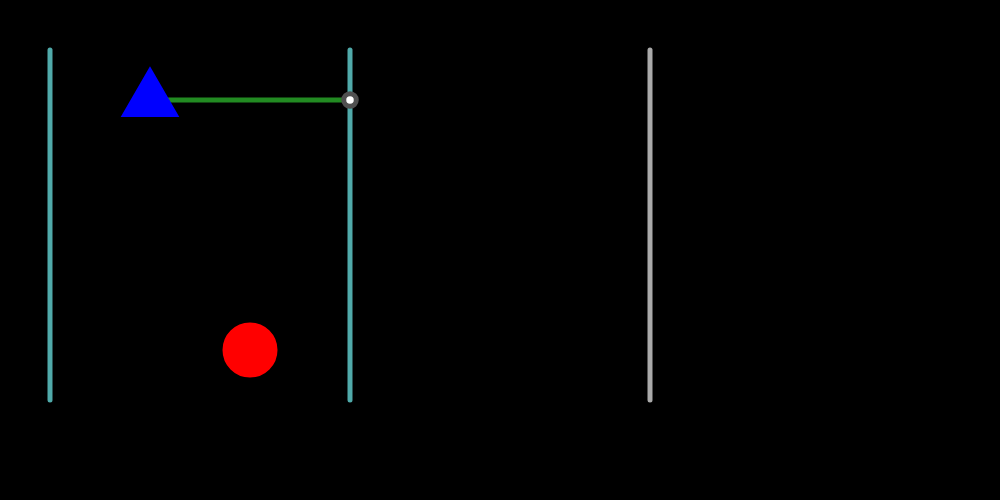
Frame 1 (no input)
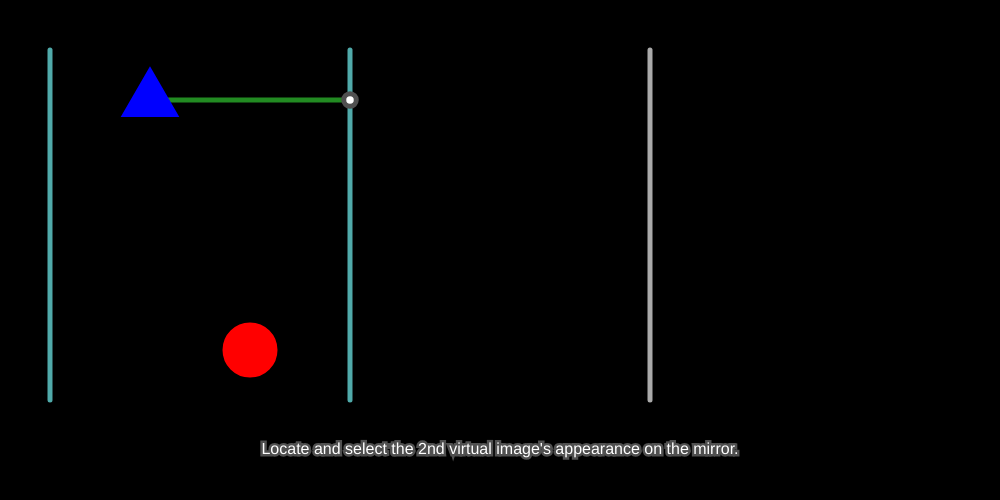
Frame 60 (no input)
Frame 120 (the mouse pressed at the canvas centre since frame 60): identical to frame 60, image omitted

The p5.js sketch that drew these frames (run headless with seeded random() and noise() and a simulated clock; from frame 60 on, the mouse is pressed at the canvas centre):

// p5.js sketch
// ── sketch.js
let numRows = 10;
let numCols = 20;
let gridSize = 50;
let canvasWidth = numCols * gridSize;
let canvasHeight = numRows * gridSize;
let gameboardStart = gridSize;
let strokeWeightVal = gridSize/10;

let gameObjects = [];
let gameObjectsToReveal = [];
let selectedStart = null;
let selectedEnd = null;
let selectedObj = null;

let drawUserGuidedSegment = false;
let ignoreRelease = false;
let submitButton = null;
let textPrompt1 = "Locate and select the 2nd virtual image's appearance on the mirror."
let textPrompt2 = "Nice work! Now select the segment that represents the perceived distance of the 2nd virtual image."
let textPrompts = [textPrompt1, textPrompt2];
let answers = [];
let trialIdx = 0;

function setup() {
  createCanvas(canvasWidth, canvasHeight);
  this.submitButton = createButton("Submit");
  this.submitButton.position(0, canvasHeight);
  this.submitButton.mouseClicked(handleSubmit.bind(this));
  this.submitButton.mousePressed(submitButtonPressed.bind(this)); // this is to ensure that mouseReleased doesn't nullify the user's selection
  
  this.backgroundColor = color(0,0,0);
  background(this.backgroundColor)

  let mirrorDistance = 6;
  let mirrorColor =  color(80, 170, 170);
  let virtualMirrorColor = color(170, 170, 170);
  let originObjColor = color(0, 0, 255);
  let virtualObjColor = color(80, 150, 255);
  let distanceColor = color(34, 139, 34);
  let distanceColor2 = color(139, 34, 139);
  let intersectionColor = color(255, 255, 255);
  let reflectionSegmentColor = color(60, 60, 60);
  
  let mirrorXStart = 1
  let mirror = new Mirror(mirrorXStart, 1, 1, 8, mirrorColor);
  let mirror2 = new Mirror(mirrorXStart + mirrorDistance, 1, 1 + mirrorDistance, 8, mirrorColor);
  let virtualMirror = new Mirror(mirrorXStart + mirrorDistance * 2, 1, 1 + mirrorDistance * 2, 8, virtualMirrorColor);
  let virtualMirror2 = new Mirror(mirrorXStart + mirrorDistance * 3, 1, 1 + mirrorDistance * 3, 8, virtualMirrorColor);
  let observer = new Observer(mirrorXStart + mirrorDistance - 2, 7);

  let originalItemXOffset = mirrorDistance/3
  let originalItem = new Item(mirrorXStart + originalItemXOffset, 2, originObjColor);
  let virtualItem = new Item(mirrorXStart + mirrorDistance + (mirrorDistance - originalItemXOffset), 2, virtualObjColor);
  let virtualItem2 = new Item(mirrorXStart + mirrorDistance * 2 +  originalItemXOffset, 2, virtualObjColor);
  
  let lineToMirror = new Segment(originalItem.x1, originalItem.y1, 7, 2, distanceColor);
  
  let intersection = new Pivot(lineToMirror, mirror2, intersectionColor);
  let rightAngleSymbol = new RightAngle(intersection.x1, intersection.y1);

  let virtualMirrorToVirtual = new Segment(virtualItem.x1, virtualItem.y1, virtualMirror.x1, 2, distanceColor2);
  let intersection2 = new Pivot(virtualMirrorToVirtual, virtualMirror, intersectionColor);
  let reflectionSegment = new Segment(virtualItem.x1, virtualItem.y1, observer.x1, observer.y1, reflectionSegmentColor);
  let reflectionSegment2 = new Segment(virtualItem2.x1, virtualItem2.y1, observer.x1, observer.y1, reflectionSegmentColor);
  let intersection3 = new Intersection(reflectionSegment, mirror2, intersectionColor);
  let intersection4 = new Intersection(reflectionSegment2, mirror2, intersectionColor);
  
  mirror.visible = true;
  mirror2.visible = true;
  observer.visible = true;
  originalItem.visible = true;
  lineToMirror.visible = true;
  intersection.visible = true;
  virtualMirror.visible = true;
  reflectionSegment.autoReveal = false;
  reflectionSegment2.autoReveal = false;

  this.gameObjects = [rightAngleSymbol, mirror, mirror2, virtualMirror, virtualMirror2,
                      lineToMirror, virtualMirrorToVirtual,
                      reflectionSegment, reflectionSegment2, 
                      observer, originalItem, virtualItem, virtualItem2,                   
                      intersection,  intersection2, intersection3, intersection4,
                      ];
  answers = [intersection4, reflectionSegment2];
                    
}

function draw() {  
  // drawGrid();
  background(this.backgroundColor)
  textAlign(CENTER, CENTER);
  textSize(16);
  text(trialIdx >= textPrompts.length ? "Great work! That's all for now, folks." : textPrompts[trialIdx], canvasWidth/2, canvasHeight - 50);

  for (var i = 0; i < this.gameObjects.length; i++) {
      this.gameObjects[i].display();
  }

  if (this.drawUserGuidedSegment) {
    this.drawLiveSegment();
  }
}

function mousePressed() {
  if (ignoreRelease) {
    return;
  }
  let obj = this.getCollision(mouseX, mouseY);
  if (!obj) {
    this.endSelection()
    return;
  }
  this.handleCollision(obj)
}

function mouseDragged() {
  print("drag")
  if (!this.selectedObj) {
    print("no selected obj")
    return;
  } else {
    print("selected obj exists")
  }

  let obj = this.getCollision(mouseX, mouseY);

  if (!obj) {
    if (!this.selectedEnd) {
      // draw line from selected obj to mouse loc
      this.drawUserGuidedSegment = true;
    } 
    return;
  }

  // if segment is selected, draw radius of same length through drag location
  if (this.selectedObj instanceof Segment) {
    this.drawUserGuidedSegment = true;
    return;
  }

  if (this.selectedObj != obj) {
    this.handleNewCollision(obj);
  }
}


function mouseReleased() {
  print("MOUSE RELEASE")
  if (selectedObj == null) {
    print("NULL ON RELEASE")
  } else {
    print("selected object not null")
  }

  if (ignoreRelease) {
    print("ignore press")
    return;
  }
  
  this.drawUserGuidedSegment = false;
  this.selectedStart = null;
  this.selectedEnd = null;

  if (this.gameObjectsToReveal) {
    for (var i = 0; i < this.gameObjectsToReveal.length; i ++) {
      this.gameObjectsToReveal[i].visible = true;
    }
  }
  this.gameObjectsToReveal = [];
}

function handleSubmit() {
  if (trialIdx >= answers.length) {
    return;
  }
  
  if (this.selectedObj == answers[trialIdx]) {
    trialIdx ++;
  }
  ignoreRelease = false;
}

function submitButtonPressed() {
  ignoreRelease = true;
}

function drawGrid() {
  fill(255, 255, 255)
  stroke(0, 0, 0) 
  strokeWeight(1)
  for (let x = 0; x < canvasWidth; x += gridSize) {
    for (let y = 0; y < canvasHeight; y += gridSize) {
      rect(x, y, gridSize, gridSize);
    }
  }
}

function drawLiveSegment() {
  // Set the pivot point
  let pivotX = this.selectedStart.x1 * gridSize;
  let pivotY = this.selectedStart.y1 * gridSize;
  
  // Translate the origin to the pivot point
  translate(pivotX, pivotY);
  
  let angle = atan2(mouseY - pivotY, mouseX - pivotX);
  
  // Rotate the coordinate system by the angle
  rotate(angle);
  
  if (this.selectedObj instanceof Segment) {
    stroke(this.selectedObj.highlightColor);
    line(0, 0, this.selectedObj.length * gridSize, 0);
  } else {
    stroke(255, 165, 0);
    d = dist(pivotX, pivotY, mouseX, mouseY);
    line(0, 0, d, 0);
  }
  
  // Restore the coordinate system to its original position
  rotate(-angle);
  translate(-pivotX, -pivotY);


  let segmentLength = this.selectedObj.length;
  let endX = this.selectedStart.x1 + segmentLength * cos(angle);
  let endY = this.selectedStart.y1 + segmentLength * sin(angle);

  let obj = getCollision(endX * gridSize, endY * gridSize);
  if (obj instanceof Item && !obj.visible) {
    obj.visible = true;

    // add any relevant segments for reveal queue
    this.gameObjectsToReveal = obj.getReveals(this.gameObjects);
  }

}

function handleNewCollision(obj) {
    let segmentMatch = this.getSegment(obj.x1, obj.y1, this.selectedObj.x1, this.selectedObj.y1);
    // if line exists between these 2 objects
    if (segmentMatch) {
      segmentMatch.visible = true;
      this.selectedEnd = obj;
      this.handleCollision(segmentMatch)
      // get reveals
      this.gameObjectsToReveal = segmentMatch.getReveals(this.gameObjects);
    } 
    return;
}

function handleCollision(obj) {
  if (this.selectedObj == null) {
    obj.select(true);
    this.selectedObj = obj;
    this.selectedStart = obj;
    return;
  }
  if (this.selectedObj == obj) {
    this.endSelection();
    return;
  }
  else {
    this.selectedObj.select(false);
    obj.select(true);
    this.selectedObj = obj;
    this.selectedStart = this.selectedStart ? this.selectedStart : obj;
    return;
  }
}

function endSelection() {
  if (this.selectedObj) {
    this.selectedObj.select(false);
    this.selectedObj = null;
  }
}

function getCollision(mouseX, mouseY) {
  for (var i =0; i < this.gameObjects.length; i++ ) {
    let obj = this.gameObjects[i];
    if (obj.collidesWith(mouseX, mouseY)) {
      return obj;
    }
  }
  return null;
}

function getSegment(x1, y1, x2, y2) {
  for (var i = 0; i < this.gameObjects.length; i ++){
    let obj = this.gameObjects[i];
    if (obj instanceof Segment) {
      if ((obj.x1 == x1 && obj.y1 == y1 && obj.x2 == x2 && obj.y2 == y2) || (obj.x1 == x2 && obj.y1 == y2 && obj.x2 == x1 && obj.y2 == y1)) {
        return obj;
      }
    }
  }
  return null;
}

class GameObject {

  x1 = 0;
  y1 = 0;
  visible = false;
  autoReveal = true;
  color = color(255, 0, 0);
  highlightColor = color(255, 255, 0);
  unselectColor = this.color;

  constructor(x, y, color) {
    this.x1 = x;
    this.y1 = y;
    this.color = color || this.color;
    this.unselectColor = color || this.color;
    this.display()
  }

  get length() { return 0 }

  collidesWith(mouseX, mouseY) { return false }


  display() {
    if (!this.visible) {
      return;
    } 
    this.draw()   
  }

  draw() {}

  equals(other) {
    if (other instanceof GameObject) {
      return this.x1 === other.x1 && this.y1 === other.y1 && this.x2 == other.x2 && this.y2 == other.y2;
    }
    return false;
  }

  intersectsWith(otherObjects) {
    // TODO: this is not air tight...
    var objects = [];
    for (var i = 0; i < otherObjects.length; i++ ) {
      let obj = otherObjects[i];
      if (obj instanceof GameObject && !this.equals(obj)) {
        if ((this.x1 == obj.x1 && this.y1 == obj.y1) || (this.x1 == obj.x2 && this.y1 == obj.y2)) {
          objects.push(obj);
        }
      }
    }
    return objects;
  }

  isPointOnSegment(px, py, x1, y1, x2, y2) {
    let d1 = dist(px, py, x1, y1);
    let d2 = dist(px, py, x2, y2);
    let segmentLength = dist(x1, y1, x2, y2);
    let sumOfDistances = d1 + d2;
    return abs(sumOfDistances - segmentLength) < 0.01;
  }

  getReveals(gameObjects) { return [] }

  select(isSelected) {
    this.color = isSelected ? this.highlightColor : this.unselectColor
    this.display()
  }

}

class Segment extends GameObject {

  constructor(x1, y1, x2, y2, color) {
    super(x1, y1, color);
    this.x2 = x2;
    this.y2 = y2;
    
    this.display();
  }

  get length() {
    return dist(this.x1, this.y1, this.x2, this.y2);
  }

  draw() {
    stroke(this.color);
    strokeWeight(strokeWeightVal);
    line(this.x1 * gridSize, this.y1 * gridSize, this.x2 * gridSize, this.y2 * gridSize);
  }

  select(isSelected) {
    this.color = isSelected ? this.highlightColor : this.unselectColor
    this.display()
  }

  intersectsWith(otherObjects) {
    // TODO: this is not air tight...
    var objects = [];
    for (var i = 0; i < otherObjects.length; i++ ) {
      let obj = otherObjects[i];
      if (obj instanceof GameObject && !this.equals(obj)) {
        // print(`obj x1, y1, x2, y2 ${obj.x1}, ${obj.y1}, ${obj.x2}. ${obj.y2}`)
        if (this.isPointOnSegment(obj.x1, obj.y1, this.x1, this.y1, this.x2, this.y2)) {
          objects.push(obj);
        }
      }
    }
    return objects;
  }

  getReveals(gameObjects) {
    let objectsToReveal = []
    let intersectObjs = this.intersectsWith(gameObjects);
    for (var i=0; i< intersectObjs.length; i++) {
      if (intersectObjs[i].autoReveal) {
        objectsToReveal.push(intersectObjs[i])
      }
    }
    return objectsToReveal;
  }

}

class Mirror extends Segment {

  constructor(x1, y1, x2, y2, color) {
    super(x1, y1, x2, y2, color);
  }
}

class Observer extends GameObject {

  draw() {
    stroke(this.color);
    fill(this.color);
    ellipse(this.x1 * gridSize, this.y1 * gridSize, gridSize, gridSize)
  }

  collidesWith(mouseX, mouseY) { 
    let d = dist(mouseX, mouseY, this.x1 * gridSize, this.y1 * gridSize);
    return d < gridSize;
  }
}

class Item extends GameObject {

  constructor(x1, y1, color) {
    super(x1, y1, color);
  }

  draw() {
    stroke(this.color);
    fill(this.color);

    let halfSideLength = gridSize / 2;
    let height = (Math.sqrt(3) / 2) * gridSize;
    let centerX = gridSize * this.x1;
    let centerY = gridSize * this.y1;
  
    // // Calculate the vertices of the equilateral triangle
    let x1 = centerX - halfSideLength;
    let y1 = centerY + (height / 3);
    let x2 = centerX + halfSideLength;
    let y2 = centerY + (height / 3);
    let x3 = centerX;
    let y3 = centerY - (2 * height / 3);
  
    triangle(x1, y1, x2, y2, x3, y3);
  }

  collidesWith(mouseX, mouseY) { 
    let d = dist(mouseX, mouseY, this.x1 * gridSize, this.y1 * gridSize);
    return d < gridSize;
  }

  getReveals(gameObjects) {
    let objectsToReveal = []
    let intersectObjs = this.intersectsWith(gameObjects);
    for (var i=0; i< intersectObjs.length; i++) {
      if (intersectObjs[i].autoReveal) {
        let downstreamReveals = intersectObjs[i].getReveals(gameObjects);
        downstreamReveals.push(intersectObjs[i])
        objectsToReveal = objectsToReveal.concat(downstreamReveals);
      }
    }
    return objectsToReveal;
  }

}

class Intersection extends GameObject {
  
  constructor(s1, s2, color) {
    let x = s1.x1;
    let y = s1.y1;
    let x2 = s1.x2;
    let y2 = s1.y2;
    let x3 = s2.x1;
    let y3 = s2.y1;
    let x4 = s2.x2;
    let y4 = s2.y2;
  
    // Calculate the denominator of the equations
    let denominator = ((y4 - y3) * (x2 - x)) - ((x4 - x3) * (y2 - y));
  
    // Calculate the numerator of the first equation
    let numerator1 = ((x4 - x3) * (y - y3)) - ((y4 - y3) * (x - x3));
  
    // Calculate the numerator of the second equation
    let numerator2 = ((x2 - x) * (y - y3)) - ((y2 - y) * (x - x3));
  
    // Check if the lines are parallel
    if (denominator == 0) {
      return null;
    }
  
    let t1 = numerator1 / denominator;
    let t2 = numerator2 / denominator;
  
    // Check if the intersection point lies within both line segments
    if (t1 >= 0 && t1 <= 1 && t2 >= 0 && t2 <= 1) {
      let x1 = x + (t1 * (x2 - x));
      let y1 = y + (t1 * (y2 - y));
      super(x1, y1, color)
    } 
  }

  draw() {
    stroke(color(0,0,0));
    fill(this.color);
    ellipse(this.x1 * gridSize, this.y1 * gridSize, gridSize/2, gridSize/2)
  }

  collidesWith(mouseX, mouseY) { 
    let d = dist(mouseX, mouseY, this.x1 * gridSize, this.y1 * gridSize);
    return d < gridSize/2;
  }
}

class Pivot extends Intersection {
  draw() {
    stroke(color(80,80,80));
    fill(this.color);
    ellipse(this.x1 * gridSize, this.y1 * gridSize, gridSize/4, gridSize/4)
  }
}

class RightAngle extends GameObject {
  constructor(x, y, color) {
    super(x, y, color);
  }

  get length() {
    return gridSize/3;
  }

  draw() {
    stroke(color(80,80,80));
    fill(this.color);
  
    // Draw the horizontal line
    line(this.x1 * gridSize - this.length, this.y1 * gridSize + this.length, this.x1 * gridSize, this.y1 * gridSize + this.length);
    
    // Draw the vertical line
    line(this.x1 * gridSize - this.length, this.y1 * gridSize, this.x1 * gridSize - this.length, this.y1 * gridSize + this.length);
  }
}
